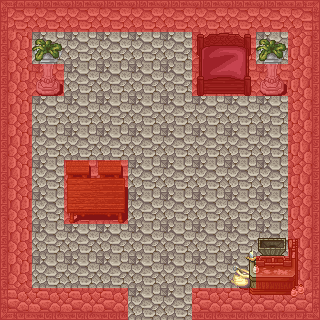

This game map was drawn from its Tiled (.tmx) file and the tilesets committed beside it. A one-line description and the trimmed map source follow:
An orthogonal 10x10 tile map with 32x32 px tiles, 4 tile layers (Tile Layer 1, Tile Layer 3, Tile Layer 2, collisions), 3 tilesets and 1 object.

<map version="1.0" orientation="orthogonal" renderorder="right-down" width="10" height="10" tilewidth="32" tileheight="32" nextobjectid="1">
 <tileset firstgid="1" name="hyptosis_tile-art-batch-4" tilewidth="32" tileheight="32" tilecount="900">
  <image source="hyptosis/hyptosis_tile-art-batch-4.png" width="960" height="960" />
 </tileset>
 <tileset firstgid="901" name="hyptosis_til-art-batch-2" tilewidth="32" tileheight="32" tilecount="900">
  <image source="hyptosis/hyptosis_til-art-batch-2.png" width="960" height="960" />
 </tileset>
 <tileset firstgid="1801" name="red" tilewidth="32" tileheight="32" tilecount="1">
  <image source="red.png" width="32" height="32" />
  <tile id="0">
   <objectgroup draworder="index">
    <object id="0" x="0" y="0" width="32.037" height="31.8719" />
   </objectgroup>
  </tile>
 </tileset>
 <layer name="Tile Layer 1" width="10" height="10">
  <data>[100 cells, 100 non-empty, 4 distinct tile ids]</data>
 </layer>
 <layer name="Tile Layer 3" width="10" height="10">
  <data>[100 cells, 15 non-empty, 12 distinct tile ids]</data>
 </layer>
 <layer name="Tile Layer 2" width="10" height="10">
  <data>[100 cells, 8 non-empty, 8 distinct tile ids]</data>
 </layer>
 <layer name="collisions" width="10" height="10" opacity="0.44">
  <data>[100 cells, 45 non-empty, 1 distinct tile ids]</data>
 </layer>
</map>
